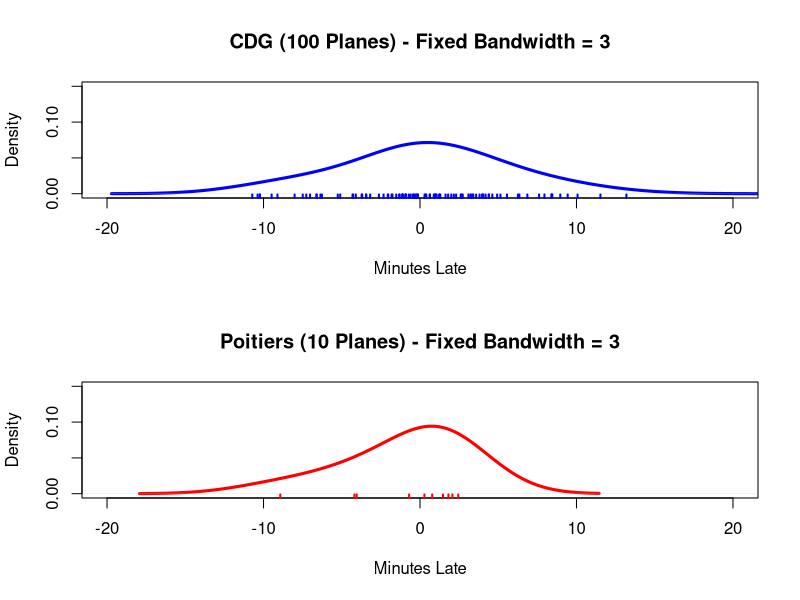
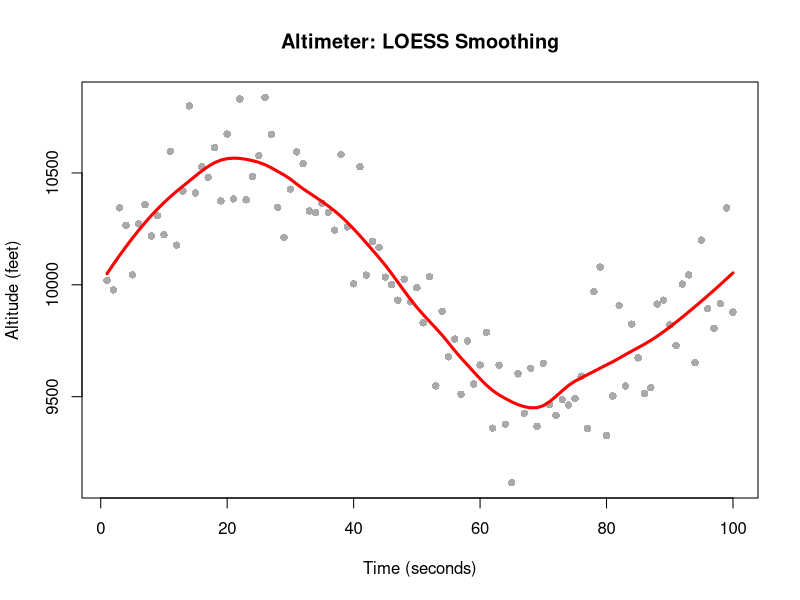
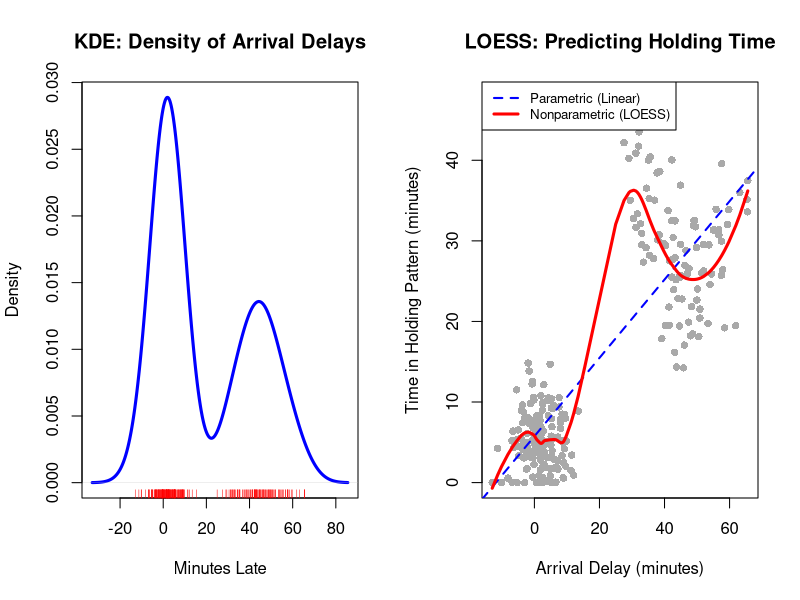
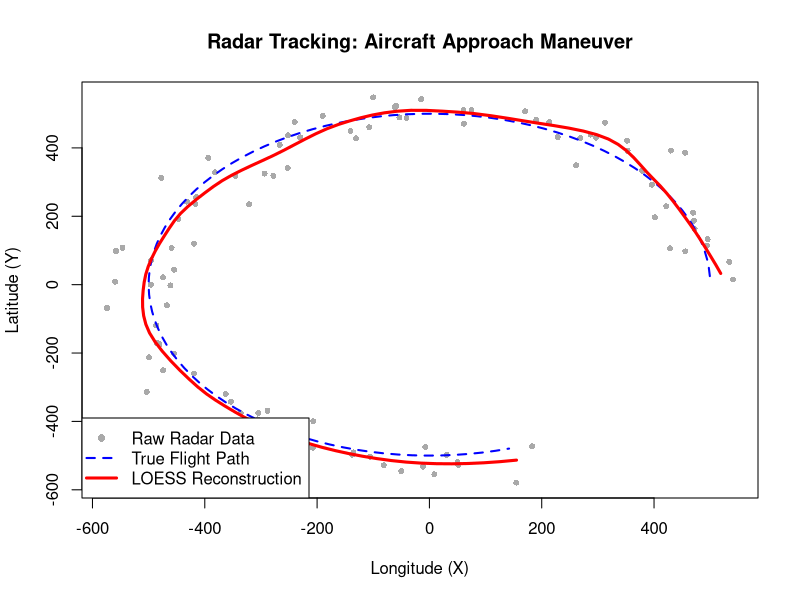
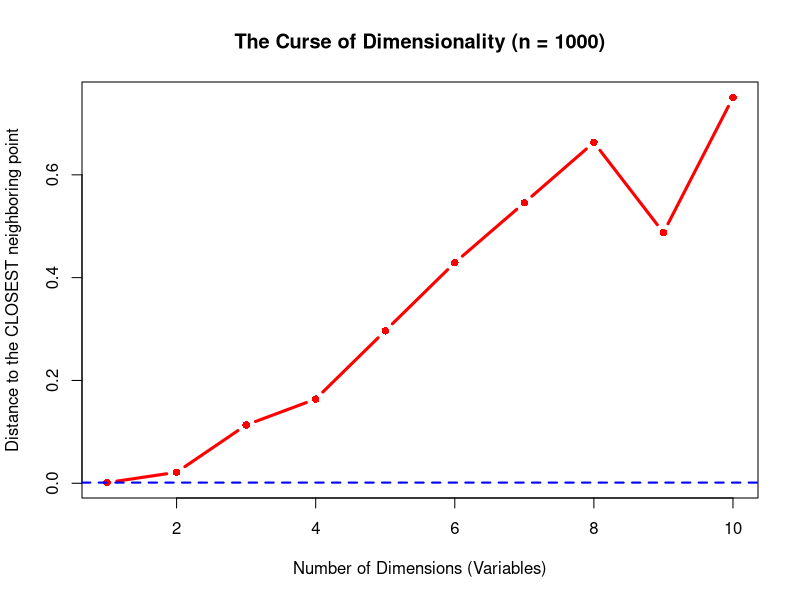
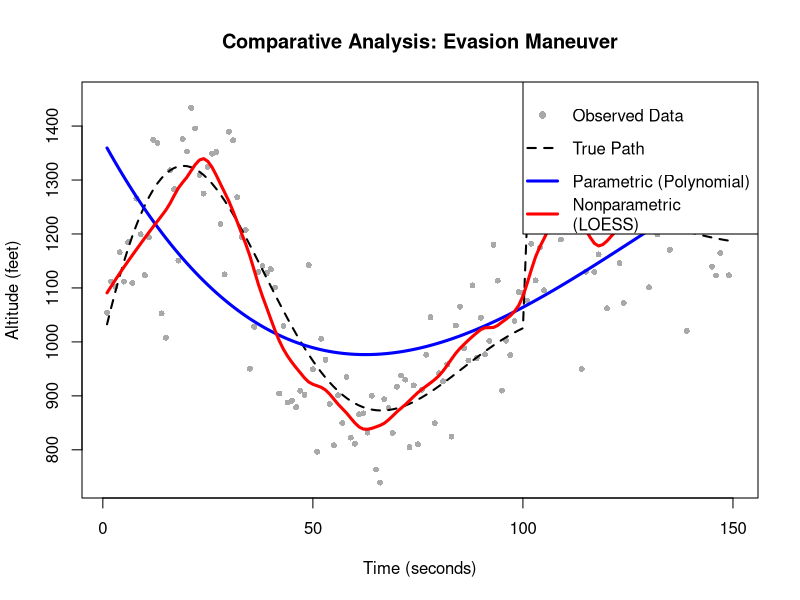

The R source for these figures, in order:
#Impact de la Bande Passante et Effet d'Échelle (KDE)
# 1. Split the RStudio plot window to stack 2 graphs vertically
par(mfrow=c(2,1))
# 2. Simulate Charles de Gaulle (Busy: 100 planes, around 5 mins late)
cdg_data <- rnorm(100, mean=0, sd=5)
# 3. Simulate Poitiers (Quiet: 10 planes, also around 5 mins late)
poitiers_data <- rnorm(10, mean=0, sd=5)
# 4. GRAPH 1 (CDG): Force a fixed bandwidth of 3
plot(density(cdg_data, bw=3),
     main="CDG (100 Planes) - Fixed Bandwidth = 3",
     col="blue", lwd=3, xlab="Minutes Late", xlim=c(-20, 20), ylim=c(0, 0.15))
rug(cdg_data, col="blue", lwd=2)
# 5. GRAPH 2 (Poitiers): Force the EXACT SAME fixed bandwidth of 3
plot(density(poitiers_data, bw=3),
     main="Poitiers (10 Planes) - Fixed Bandwidth = 3",
     col="red", lwd=3, xlab="Minutes Late", xlim=c(-20, 20), ylim=c(0, 0.15))
rug(poitiers_data, col="red", lwd=2)
# 6. Reset the R graphics window
par(mfrow=c(1,1))

#Filtrage de Signal Bruité (RégressionLOESS)
# 1. Simulate Time (1 to 100 seconds)
time_sec <- 1:100
# 2. Simulate True Altitude (A rolling climb maneuver)
true_alt <- 10000 + 500 * sin(time_sec / 15)
# 3. Add Sensor Noise - Standard deviation of 150 feet
noise <- rnorm(100, mean=0, sd=150)
sensor_data <- true_alt + noise
# 4. Plot the messy observed data (The dots)
plot(time_sec, sensor_data, col="darkgray", pch=16,
     main="Altimeter: LOESS Smoothing",
     xlab="Time (seconds)", ylab="Altitude (feet)")
# 5. Apply the LOESS algorithm (span = 0.3)
smoothed_model <- loess(sensor_data ~ time_sec, span=0.3)
# 6. Draw the Nonparametric curve in red
lines(time_sec, predict(smoothed_model), col="red", lwd=3)


#Test Final sur Données Aéronautiques Réalistes (Tours de Piste ATC)
# Set seed for reproducibility
set.seed(42)
# 1. GENERATE THE DATA
# Bimodal distribution: 150 on-time flights, 100 delayed flights
arrival_delay <- c(rnorm(150, mean = 2, sd = 5), rnorm(100, mean = 45, sd = 10))
# Non-linear holding time (Plateaus for delayed due to fuel limits)
holding_time <- ifelse(arrival_delay < 15,
                       rnorm(150, mean = 5, sd = 4),
                       rnorm(100, mean = 35, sd = 6) + 8 * sin(arrival_delay/10))
holding_time[holding_time < 0] <- 0
# Organize the graph window (1 row, 2 columns)
par(mfrow = c(1, 2))
# TASK 1: KDE OF ARRIVAL DELAYS
plot(density(arrival_delay),
     main = "KDE: Density of Arrival Delays",
     xlab = "Minutes Late", col = "blue", lwd = 3)
rug(arrival_delay, col = "red")
# TASK 2: LOESS PREDICTION OF HOLDING PATTERNS
plot(arrival_delay, holding_time,
     main = "LOESS: Predicting Holding Time",
     xlab = "Arrival Delay (minutes)", ylab = "Time in Holding Pattern (minutes)",
     col = "darkgray", pch = 16)
# Linear Model (Blue dashed line)
linear_model <- lm(holding_time ~ arrival_delay)
abline(linear_model, col = "blue", lwd = 2, lty = 2)
# LOESS Model (Red solid line)
loess_model <- loess(holding_time ~ arrival_delay, span = 0.4)
order_x <- order(arrival_delay)
lines(arrival_delay[order_x], predict(loess_model)[order_x], col = "red", lwd = 3)
legend("topleft", legend = c("Parametric (Linear)", "Nonparametric (LOESS)"),
       col = c("blue", "red"), lwd = c(2, 3), lty = c(2, 1), cex=0.8)
par(mfrow = c(1, 1))

#Lissage d'une Trajectoire Spatiale 2D (Radar ATC)
# 1. Génération de la trajectoire réelle (Demi-cercle)
time_sec <- 1:100
true_x <- 500 * cos(time_sec / 20)
true_y <- 500 * sin(time_sec / 20)
# 2. Ajout du bruit radar (Interférence gaussienne)
noise_x <- rnorm(100, mean = 0, sd = 40)
noise_y <- rnorm(100, mean = 0, sd = 40)
radar_x <- true_x + noise_x
radar_y <- true_y + noise_y
# 3. Application LOESS (Découplage temporel indépendant)
span_val <- 0.3
smoothed_x <- predict(loess(radar_x ~ time_sec, span = span_val))
smoothed_y <- predict(loess(radar_y ~ time_sec, span = span_val))
# 4. Rendus graphiques
plot(radar_x, radar_y,
     main = "Radar Tracking: Aircraft Approach Maneuver",
     xlab = "Longitude (X)", ylab = "Latitude (Y)",
     col = "darkgray", pch = 16, cex = 0.8)
lines(true_x, true_y, col = "blue", lwd = 2, lty = 2)
lines(smoothed_x, smoothed_y, col = "red", lwd = 3)
legend("bottomleft",
       legend = c("Raw Radar Data", "True Flight Path", "LOESS Reconstruction"),
       col = c("darkgray", "blue", "red"),
       pch = c(16, NA, NA), lty = c(NA, 2, 1), lwd = c(NA, 2, 3))

#Démonstration Empirique du Fléau de la Dimension
n_flights <- 1000
dimensions <- 1:10
nearest_distances <- numeric(10)
# Calcul des distances euclidiennes dans des espaces de complexité croissante
for(d in dimensions) {
  data_matrix <- matrix(runif(n_flights * d, min = -1, max = 1),
                        nrow = n_flights, ncol = d)
  distances <- sqrt(rowSums(data_matrix^2))
  nearest_distances[d] <- min(distances)
}
# Rendus graphiques
plot(dimensions, nearest_distances, type = "b", col = "red", lwd = 3, pch = 16,
     main = "The Curse of Dimensionality (n = 1000)",
     xlab = "Number of Dimensions (Variables)",
     ylab = "Distance to the CLOSEST neighboring point")
abline(h = nearest_distances[1], col = "blue", lty = 2, lwd = 2)

#Analyse Comparative (Manœuvre d'Évitement)
set.seed(99)
# 1. Génération de la trajectoire complexe (Courbe en S puis vol palier)
time <- 1:150
true_path <- 1000 + 500 * sin(time / 15) * exp(-time / 50) + (time > 100) * 200
noise <- rnorm(150, mean = 0, sd = 100)
observed_alt <- true_path + noise
# 2. Ajustement des modèles
parametric_model <- lm(observed_alt ~ poly(time, 3))
loess_model <- loess(observed_alt ~ time, span = 0.2)
# 3. Rendus graphiques
plot(time, observed_alt, col = "darkgray", pch = 16, cex = 0.8,
main = "Comparative Analysis: Evasion Maneuver",
xlab = "Time (seconds)", ylab = "Altitude (feet)")
lines(time, true_path, col = "black", lwd = 2, lty = 2)
lines(time, predict(parametric_model), col = "blue", lwd = 3)
lines(time, predict(loess_model), col = "red", lwd = 3)
legend("topright",
legend = c("Observed Data", "True Path", "Parametric (Polynomial)", "Nonparametric
(LOESS)"),
col = c("darkgray", "black", "blue", "red"),
pch = c(16, NA, NA, NA), lty = c(NA, 2, 1, 1), lwd = c(NA, 2, 3, 3))
